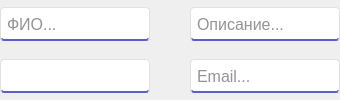
                        <widget class="QWidget" name="widget_newClientPhone_fields" native="true">
                         <property name="sizePolicy">
                          <sizepolicy hsizetype="Preferred" vsizetype="Fixed">
                           <horstretch>0</horstretch>
                           <verstretch>0</verstretch>
                          </sizepolicy>
                         </property>
                         <layout class="QVBoxLayout" name="verticalLayout_67">
                          <property name="spacing">
                           <number>4</number>
                          </property>
                          <property name="leftMargin">
                           <number>0</number>
                          </property>
                          <property name="topMargin">
                           <number>0</number>
                          </property>
                          <property name="rightMargin">
                           <number>0</number>
                          </property>
                          <property name="bottomMargin">
                           <number>0</number>
                          </property>
                          <item>
                           <widget class="QWidget" name="widget_newClientPhoneFields_fullNameInfo" native="true">
                            <property name="minimumSize">
                             <size>
                              <width>0</width>
                              <height>0</height>
                             </size>
                            </property>
                            <layout class="QHBoxLayout" name="horizontalLayout">
                             <property name="spacing">
                              <number>0</number>
                             </property>
                             <property name="leftMargin">
                              <number>0</number>
                             </property>
                             <property name="topMargin">
                              <number>0</number>
                             </property>
                             <property name="rightMargin">
                              <number>0</number>
                             </property>
                             <property name="bottomMargin">
                              <number>0</number>
                             </property>
                             <item>
                              <widget class="QFrame" name="frame_16">
                               <property name="sizePolicy">
                                <sizepolicy hsizetype="Expanding" vsizetype="Fixed">
                                 <horstretch>0</horstretch>
                                 <verstretch>0</verstretch>
                                </sizepolicy>
                               </property>
                               <property name="minimumSize">
                                <size>
                                 <width>0</width>
                                 <height>34</height>
                                </size>
                               </property>
                               <property name="maximumSize">
                                <size>
                                 <width>16777215</width>
                                 <height>34</height>
                                </size>
                               </property>
                               <property name="styleSheet">
                                <string notr="true">color:rgb(40,40,40);
background-color:rgb(255,255,255);
border:1px solid rgb(224,224,224);
border-radius:4px;
border-bottom:2px solid rgb(91,95,199);</string>
                               </property>
                               <property name="frameShape">
                                <enum>QFrame::StyledPanel</enum>
                               </property>
                               <property name="frameShadow">
                                <enum>QFrame::Raised</enum>
                               </property>
                               <layout class="QVBoxLayout" name="verticalLayout_64">
                                <property name="spacing">
                                 <number>0</number>
                                </property>
                                <property name="leftMargin">
                                 <number>4</number>
                                </property>
                                <property name="topMargin">
                                 <number>2</number>
                                </property>
                                <property name="rightMargin">
                                 <number>4</number>
                                </property>
                                <property name="bottomMargin">
                                 <number>0</number>
                                </property>
                                <item>
                                 <widget class="QLineEdit" name="lineEdit_newClientPhone_FullName">
                                  <property name="sizePolicy">
                                   <sizepolicy hsizetype="Expanding" vsizetype="Expanding">
                                    <horstretch>0</horstretch>
                                    <verstretch>0</verstretch>
                                   </sizepolicy>
                                  </property>
                                  <property name="minimumSize">
                                   <size>
                                    <width>0</width>
                                    <height>29</height>
                                   </size>
                                  </property>
                                  <property name="maximumSize">
                                   <size>
                                    <width>16777215</width>
                                    <height>39</height>
                                   </size>
                                  </property>
                                  <property name="font">
                                   <font>
                                    <pointsize>12</pointsize>
                                   </font>
                                  </property>
                                  <property name="styleSheet">
                                   <string notr="true">color:rgb(40,40,40);
background-color:rgb(255,255,255);
border-radius:4px;
border:0px;</string>
                                  </property>
                                  <property name="placeholderText">
                                   <string>ФИО...</string>
                                  </property>
                                 </widget>
                                </item>
                               </layout>
                              </widget>
                             </item>
                             <item>
                              <spacer name="horizontalSpacer_22">
                               <property name="orientation">
                                <enum>Qt::Horizontal</enum>
                               </property>
                               <property name="sizeType">
                                <enum>QSizePolicy::Fixed</enum>
                               </property>
                               <property name="sizeHint" stdset="0">
                                <size>
                                 <width>40</width>
                                 <height>20</height>
                                </size>
                               </property>
                              </spacer>
                             </item>
                             <item>
                              <widget class="QFrame" name="frame_15">
                               <property name="sizePolicy">
                                <sizepolicy hsizetype="Expanding" vsizetype="Fixed">
                                 <horstretch>0</horstretch>
                                 <verstretch>0</verstretch>
                                </sizepolicy>
                               </property>
                               <property name="minimumSize">
                                <size>
                                 <width>0</width>
                                 <height>34</height>
                                </size>
                               </property>
                               <property name="maximumSize">
                                <size>
                                 <width>16777215</width>
                                 <height>34</height>
                                </size>
                               </property>
                               <property name="styleSheet">
                                <string notr="true">color:rgb(40,40,40);
background-color:rgb(255,255,255);
border:1px solid rgb(224,224,224);
border-radius:4px;
border-bottom:2px solid rgb(91,95,199);</string>
                               </property>
                               <property name="frameShape">
                                <enum>QFrame::StyledPanel</enum>
                               </property>
                               <property name="frameShadow">
                                <enum>QFrame::Raised</enum>
                               </property>
                               <layout class="QHBoxLayout" name="horizontalLayout_84">
                                <property name="spacing">
                                 <number>0</number>
                                </property>
                                <property name="leftMargin">
                                 <number>4</number>
                                </property>
                                <property name="topMargin">
                                 <number>2</number>
                                </property>
                                <property name="rightMargin">
                                 <number>4</number>
                                </property>
                                <property name="bottomMargin">
                                 <number>2</number>
                                </property>
                                <item>
                                 <widget class="QLineEdit" name="lineEdit_newClientPhone_information">
                                  <property name="sizePolicy">
                                   <sizepolicy hsizetype="Expanding" vsizetype="Expanding">
                                    <horstretch>0</horstretch>
                                    <verstretch>0</verstretch>
                                   </sizepolicy>
                                  </property>
                                  <property name="minimumSize">
                                   <size>
                                    <width>0</width>
                                    <height>29</height>
                                   </size>
                                  </property>
                                  <property name="maximumSize">
                                   <size>
                                    <width>16777215</width>
                                    <height>39</height>
                                   </size>
                                  </property>
                                  <property name="font">
                                   <font>
                                    <pointsize>12</pointsize>
                                   </font>
                                  </property>
                                  <property name="styleSheet">
                                   <string notr="true">color:rgb(40,40,40);
background-color:rgb(255,255,255);
border-radius:4px;
border:0px;</string>
                                  </property>
                                  <property name="placeholderText">
                                   <string>Описание...</string>
                                  </property>
                                 </widget>
                                </item>
                               </layout>
                              </widget>
                             </item>
                            </layout>
                           </widget>
                          </item>
                          <item>
                           <widget class="QWidget" name="widget_newClientPhoneFields_phoneEmail" native="true">
                            <layout class="QHBoxLayout" name="horizontalLayout_3">
                             <property name="spacing">
                              <number>0</number>
                             </property>
                             <property name="leftMargin">
                              <number>0</number>
                             </property>
                             <property name="topMargin">
                              <number>0</number>
                             </property>
                             <property name="rightMargin">
                              <number>0</number>
                             </property>
                             <property name="bottomMargin">
                              <number>0</number>
                             </property>
                             <item>
                              <widget class="QFrame" name="frame_27">
                               <property name="sizePolicy">
                                <sizepolicy hsizetype="Expanding" vsizetype="Fixed">
                                 <horstretch>0</horstretch>
                                 <verstretch>0</verstretch>
                                </sizepolicy>
                               </property>
                               <property name="minimumSize">
                                <size>
                                 <width>0</width>
                                 <height>34</height>
                                </size>
                               </property>
                               <property name="maximumSize">
                                <size>
                                 <width>16777215</width>
                                 <height>34</height>
                                </size>
                               </property>
                               <property name="styleSheet">
                                <string notr="true">color:rgb(40,40,40);
background-color:rgb(255,255,255);
border:1px solid rgb(224,224,224);
border-radius:4px;
border-bottom:2px solid rgb(91,95,199);</string>
                               </property>
                               <property name="frameShape">
                                <enum>QFrame::StyledPanel</enum>
                               </property>
                               <property name="frameShadow">
                                <enum>QFrame::Raised</enum>
                               </property>
                               <layout class="QVBoxLayout" name="verticalLayout_72">
                                <property name="spacing">
                                 <number>0</number>
                                </property>
                                <property name="leftMargin">
                                 <number>4</number>
                                </property>
                                <property name="topMargin">
                                 <number>2</number>
                                </property>
                                <property name="rightMargin">
                                 <number>4</number>
                                </property>
                                <property name="bottomMargin">
                                 <number>2</number>
                                </property>
                                <item>
                                 <widget class="QLineEdit" name="lineEdit_newClientPhone">
                                  <property name="sizePolicy">
                                   <sizepolicy hsizetype="Expanding" vsizetype="Expanding">
                                    <horstretch>0</horstretch>
                                    <verstretch>0</verstretch>
                                   </sizepolicy>
                                  </property>
                                  <property name="minimumSize">
                                   <size>
                                    <width>0</width>
                                    <height>29</height>
                                   </size>
                                  </property>
                                  <property name="maximumSize">
                                   <size>
                                    <width>16777215</width>
                                    <height>39</height>
                                   </size>
                                  </property>
                                  <property name="font">
                                   <font>
                                    <pointsize>12</pointsize>
                                   </font>
                                  </property>
                                  <property name="styleSheet">
                                   <string notr="true">color:rgb(40,40,40);
background-color:rgb(255,255,255);
border-radius:4px;
border:0px;</string>
                                  </property>
                                  <property name="placeholderText">
                                   <string/>
                                  </property>
                                 </widget>
                                </item>
                               </layout>
                              </widget>
                             </item>
                             <item>
                              <spacer name="horizontalSpacer_109">
                               <property name="orientation">
                                <enum>Qt::Horizontal</enum>
                               </property>
                               <property name="sizeType">
                                <enum>QSizePolicy::Fixed</enum>
                               </property>
                               <property name="sizeHint" stdset="0">
                                <size>
                                 <width>40</width>
                                 <height>20</height>
                                </size>
                               </property>
                              </spacer>
                             </item>
                             <item>
                              <widget class="QFrame" name="frame_29">
                               <property name="sizePolicy">
                                <sizepolicy hsizetype="Expanding" vsizetype="Fixed">
                                 <horstretch>0</horstretch>
                                 <verstretch>0</verstretch>
                                </sizepolicy>
                               </property>
                               <property name="minimumSize">
                                <size>
                                 <width>0</width>
                                 <height>34</height>
                                </size>
                               </property>
                               <property name="maximumSize">
                                <size>
                                 <width>16777215</width>
                                 <height>34</height>
                                </size>
                               </property>
                               <property name="styleSheet">
                                <string notr="true">color:rgb(40,40,40);
background-color:rgb(255,255,255);
border:1px solid rgb(224,224,224);
border-radius:4px;
border-bottom:2px solid rgb(91,95,199);</string>
                               </property>
                               <property name="frameShape">
                                <enum>QFrame::StyledPanel</enum>
                               </property>
                               <property name="frameShadow">
                                <enum>QFrame::Raised</enum>
                               </property>
                               <layout class="QHBoxLayout" name="horizontalLayout_88">
                                <property name="spacing">
                                 <number>0</number>
                                </property>
                                <property name="leftMargin">
                                 <number>4</number>
                                </property>
                                <property name="topMargin">
                                 <number>2</number>
                                </property>
                                <property name="rightMargin">
                                 <number>4</number>
                                </property>
                                <property name="bottomMargin">
                                 <number>2</number>
                                </property>
                                <item>
                                 <widget class="QLineEdit" name="lineEdit_newClientPhone_email">
                                  <property name="sizePolicy">
                                   <sizepolicy hsizetype="Expanding" vsizetype="Expanding">
                                    <horstretch>0</horstretch>
                                    <verstretch>0</verstretch>
                                   </sizepolicy>
                                  </property>
                                  <property name="minimumSize">
                                   <size>
                                    <width>0</width>
                                    <height>29</height>
                                   </size>
                                  </property>
                                  <property name="maximumSize">
                                   <size>
                                    <width>16777215</width>
                                    <height>39</height>
                                   </size>
                                  </property>
                                  <property name="font">
                                   <font>
                                    <pointsize>12</pointsize>
                                   </font>
                                  </property>
                                  <property name="styleSheet">
                                   <string notr="true">color:rgb(40,40,40);
background-color:rgb(255,255,255);
border-radius:4px;
border:0px;</string>
                                  </property>
                                  <property name="text">
                                   <string/>
                                  </property>
                                  <property name="placeholderText">
                                   <string>Email...</string>
                                  </property>
                                 </widget>
                                </item>
                               </layout>
                              </widget>
                             </item>
                            </layout>
                           </widget>
                          </item>
                         </layout>
                        </widget>
